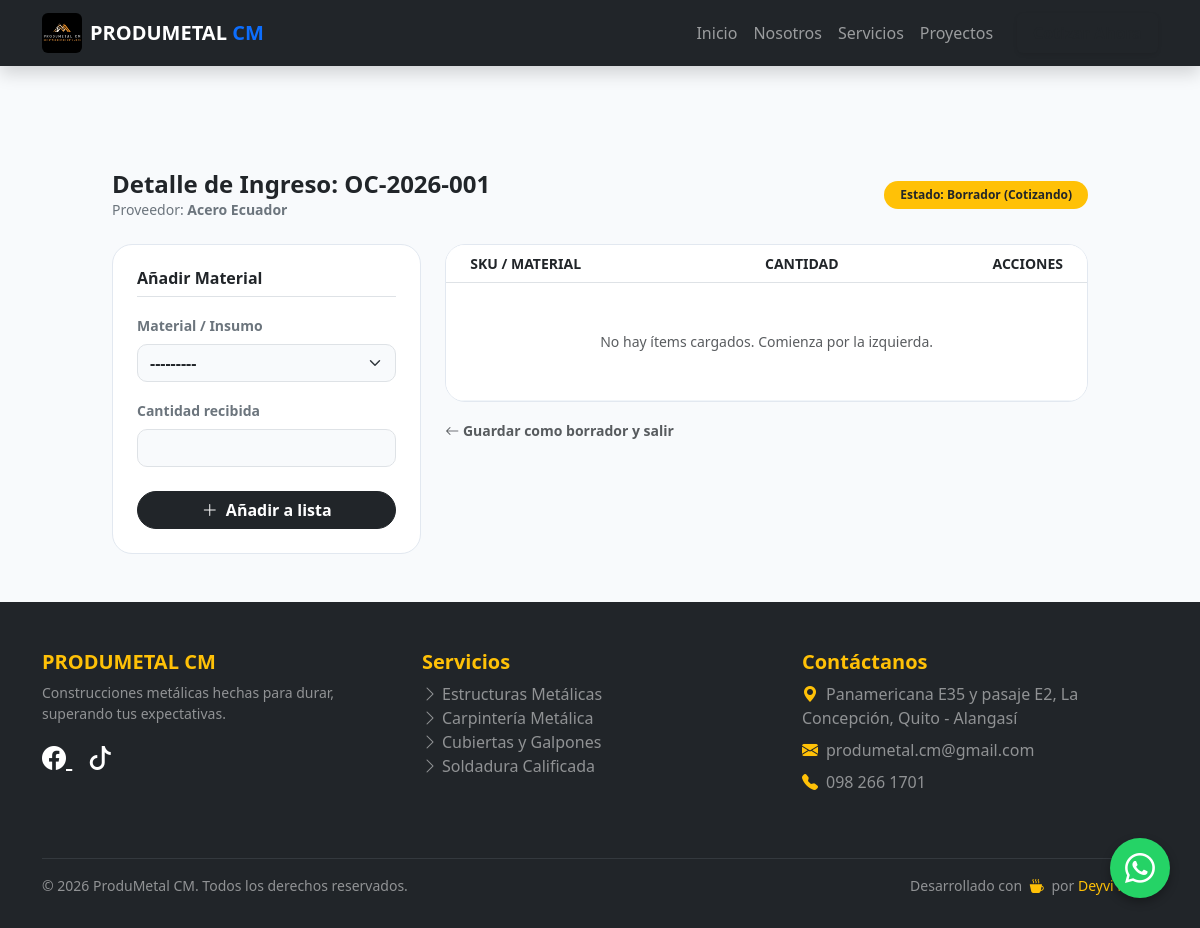
/erp/ordenes-compra/1/items/ (signed in), run on the app's committed database.
### web/models.py (models this page shows, shortened)
class OrdenCompra(models.Model):
    ESTADOS = [
        ('BORRADOR', 'Borrador (Cotizando)'),
        ('EMITIDA', 'Emitida al Proveedor'),
        ('RECIBIDA', 'Recibida en Bodega (Stock Actualizado)'),
        ('CANCELADA', 'Cancelada'),
    ]
    folio = models.CharField(max_length=20, unique=True, blank=True, editable=False)
    proveedor = models.CharField(max_length=200, help_text="Nombre de la ferretería o distribuidor")
    fecha_creacion = models.DateTimeField(auto_now_add=True)
    creado_por = models.ForeignKey(User, on_delete=models.PROTECT, related_name='ordenes_compra')
    estado = models.CharField(max_length=20, choices=ESTADOS, default='BORRADOR')
    numero_factura = models.CharField(max_length=100, blank=True, null=True, verbose_name="N° de Factura")
    observaciones = models.TextField(blank=True, null=True, verbose_name="Observaciones")
    documento_respaldo = models.FileField(
        upload_to='compras_facturas/%Y/%m/',
        blank=True, null=True,
        validators=[FileExtensionValidator(allowed_extensions=['pdf', 'jpg', 'png'])],
        help_text="Sube la factura, nota de venta o guía de remisión"
    )
    class Meta:
        verbose_name_plural = "Órdenes de Compra"

### web/views.py (the view)
# urls.py: path('erp/ordenes-compra/<int:oc_id>/items/', views.añadir_items_oc, name='añadir_items_oc'),
@login_required(login_url='login')
@user_passes_test(es_bodeguero, login_url='dashboard_erp')
def añadir_items_oc(request, oc_id):
    oc = get_object_or_404(OrdenCompra, id=oc_id)
    detalles = oc.detalles.all() # Relación definida en tu models.py (related_name='detalles')
    if request.method == 'POST':
        form_detalle = DetalleOrdenCompraForm(request.POST)
        if form_detalle.is_valid():
            material = form_detalle.cleaned_data['material']
            item_existente = detalles.filter(material=material).first()
            if item_existente:
                item_existente.cantidad_pedida += form_detalle.cleaned_data['cantidad_pedida']
                item_existente.save()
            else:
                nuevo_item = form_detalle.save(commit=False)
                nuevo_item.orden = oc
                nuevo_item.save()
            messages.success(request, f'Se añadió {material.nombre} a la orden.')
            return redirect('añadir_items_oc', oc_id=oc.id)
    else:
        form_detalle = DetalleOrdenCompraForm()
    return render(request, 'web/erp/añadir_items_oc.html', {
        'oc': oc,
        'detalles': detalles,
        'form': form_detalle
    })

### web/forms.py
class DetalleOrdenCompraForm(forms.ModelForm):
    class Meta:
        model = DetalleOrdenCompra
        fields = ['material', 'cantidad_pedida']
        labels = {
            'material': 'Seleccionar Material/Insumo',
            'cantidad_pedida': 'Cantidad',
        }
        widgets = {
            'material': forms.Select(attrs={'class': 'form-select fw-bold'}),
            'cantidad_pedida': forms.NumberInput(attrs={'class': 'form-control', 'min': '1'}),
        }

### web/views.py (called while the page is built)
def es_bodeguero(user):
    return user.groups.filter(name='Bodeguero').exists() or user.is_superuser

### web/templates/web/erp/añadir_items_oc.html (shortened to what this page needs)
{% extends 'web/base.html' %}
{% block content %}
<div class="container erp-container mb-5">
    <div class="d-flex flex-column flex-md-row justify-content-between align-items-center gap-3 mb-4">
        <div>
            <h4 class="fw-bold mb-0 text-dark">Detalle de Ingreso: {{ oc.folio }}</h4>
            <p class="text-secondary small mb-0">Proveedor: <span class="fw-bold">{{ oc.proveedor }}</span></p>
        </div>
        <div class="badge bg-warning text-dark px-3 py-2 rounded-pill fw-bold">Estado: {{ oc.get_estado_display }}</div>
    </div>
    <div class="row g-4">
        <div class="col-lg-4">
            <div class="card card-minimal p-4">
                <h6 class="fw-bold mb-3 border-bottom pb-2">Añadir Material</h6>
                <form method="POST">
                    <div class="mb-3">
                        <label class="form-label small fw-bold text-secondary">Material / Insumo</label>
                        {{ form.material }}
                    </div>
                    <div class="mb-4">
                        <label class="form-label small fw-bold text-secondary">Cantidad recibida</label>
                        {{ form.cantidad_pedida }}
                    </div>
                    <button type="submit" class="btn btn-dark w-100 rounded-pill fw-bold">
                        <i class="bi bi-plus-lg me-1"></i> Añadir a lista
                    </button>
                </form>
            </div>
        </div>
        <div class="col-lg-8">
            <div class="card card-minimal overflow-hidden">
                <div class="table-responsive">
                    <table class="table table-modern mb-0">
                        <thead class="bg-light">
                            <tr class="text-secondary small fw-bold">
                                <th class="px-4">SKU / MATERIAL</th>
                                <th class="text-center">CANTIDAD</th>
                                <th class="text-end px-4">ACCIONES</th>
                            </tr>
                        </thead>
                        <tbody>
                            {% for item in detalles %}
                            <tr>
                                <td class="px-4">
                                    <div class="fw-bold">{{ item.material.nombre }}</div>
                                    <small class="text-muted">{{ item.material.sku }}</small>
                                </td>
                                <td class="text-center fw-bold text-primary">{{ item.cantidad_pedida }}</td>
                                <td class="text-end px-4">
                                    <button class="btn btn-sm btn-light text-danger rounded-circle"><i class="bi bi-trash"></i></button>
                                </td>
                            </tr>
                            {% empty %}
                            <tr>
                                <td colspan="3" class="text-center py-5 text-muted small">No hay ítems cargados. Comienza por la izquierda.</td>
                            </tr>
                            {% endfor %}
                        </tbody>
                    </table>
                </div>
            </div>
            <div class="mt-3">
                <a href="{% url 'dashboard_erp' %}" class="text-decoration-none text-muted small fw-semibold">
                    <i class="bi bi-arrow-left"></i> Guardar como borrador y salir
                </a>
            </div>
        </div>
    </div>
</div>
{% endblock %}

### web/static/web/css/estilos.css (style rules this page uses)
body { padding-top: 70px; font-family: 'Segoe UI', Tahoma, Geneva, Verdana, sans-serif; }

### web/templates/web/erp/añadir_items_oc.html (style rules this page uses)
:root { --surface-color: #ffffff; --background-color: #f8fafc; --border-light: #e2e8f0; }
body { background-color: var(--background-color) !important; }
.erp-container { margin-top: 100px; max-width: 1000px; }
.card-minimal { background: var(--surface-color); border: 1px solid var(--border-light); border-radius: 20px; shadow: 0 10px 15px -3px rgba(0,0,0,0.05); }
.table-modern td { vertical-align: middle; padding: 12px; border-bottom: 1px solid #f1f5f9; color: #1e293b; }
.form-control, .form-select { border-radius: 10px; background-color: #f8fafc; }

### data on the page
OrdenCompra: folio "OC-2026-001", proveedor "Acero Ecuador", estado "Borrador (Cotizando)"
